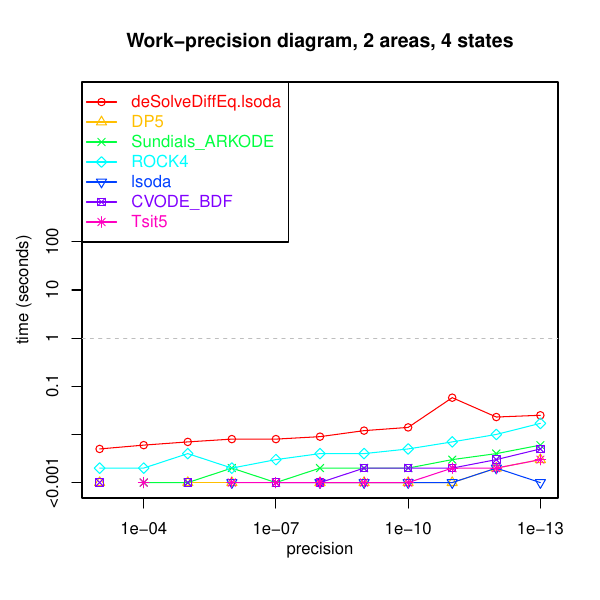

Write the R code that produced this figure.


wd = "/GitHub/BioGeoJulia.jl/notes/work_precision_fig/"
setwd(wd)

df_fns = c("workprecision_020areas_040states.Rdata",
"workprecision_030areas_080states.Rdata",
"workprecision_040areas_0160states.Rdata",
"workprecision_050areas_0320states.Rdata",
"workprecision_060areas_0640states.Rdata",
"workprecision_070areas_01280states.Rdata",
"workprecision_080areas_02560states.Rdata",
"workprecision_090areas_05120states.Rdata",
"workprecision_0100areas_010240states.Rdata",
"workprecision_0110areas_020480states.Rdata")



k = 1

for (k in 1:length(df_fns))
	{
	# Loads to df
	load(df_fns[k])

	if (k == 1)
		{
		solver_names = names(df)
		dims = c(dim(df), length(df_fns))
		big_cube = array(data=NA, dim=dims)
		}

	for (j in 1:length(solver_names))
		{
		if (solver_names[j] %in% names(df))
			{
			tmp_col = df[,solver_names[j]]
			} else {
			tmp_col = rep(NaN, times=dims[1])
			}
		
		big_cube[,j,k] = tmp_col
		} # end j

	} # end k


#######################################################
# Plot work-precision diagram
#######################################################
pdffn = "work_precision_figs_v1.pdf"
pdf(file=pdffn, width=6, height=6)


for (k in 1:dim(big_cube)[3])
	{
	tmpmat = big_cube[,,k]
	abstol = tmpmat[,1]
	colors = rainbow(n=ncol(tmpmat)-1)
	ticklength = 0.5
	
	tmpfun <- function(tmpcol)
		{
		all(is.nan(tmpcol))
		}
	keep_cols_TF = apply(X=tmpmat[,2:ncol(tmpmat)], MARGIN=2, FUN=tmpfun) == FALSE
	
	plot(x=abstol, y=seq(0.001, 100000, length.out=length(abstol)), xlim=c(max(abstol), min(abstol)), pch=".", col="white", xlab="", ylab="", log="xy", yaxt="n")

	axis(2, at=c(0.001, 0.01, 0.1, 1, 10, 100), label=c("<0.001", "0.01", "0.1", "1", "10", "100"), cex=0.7)

	mtext(text="time (seconds)", side=2, line=2.5)
	mtext(text="precision", side=1, line=2)
	
	
	txt = paste0("Work-precision diagram, ", k+1, " areas, ", 2^(k+1), " states")
	title(txt)
	
	abline(h=1, lty="dashed", col="grey")
	
	legend(x="topleft", legend=solver_names[-1][keep_cols_TF], col=colors[keep_cols_TF], lty="solid", lwd=1, text.col=colors[keep_cols_TF], pch=(1:(ncol(tmpmat)-1))[keep_cols_TF])
	
	for (j in 2:ncol(tmpmat))
		{
		y = tmpmat[,j]
		
		if (all(is.nan(y)) == TRUE)
			{
			next()
			}
		
		TF = is.nan(y)
		y = y[TF == FALSE]
		x = abstol[TF == FALSE]
		lines(x, y, col=colors[j-1])
		points(x, y, pch=j-1, col=colors[j-1])
		}
	}

dev.off()
cmdstr = paste0("open ", pdffn)
system(cmdstr)


